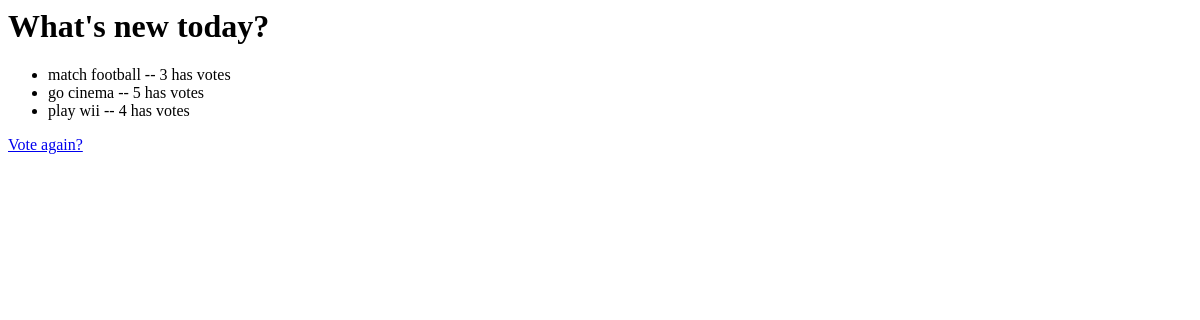
Before: /polls/5/results/ with the older database file.
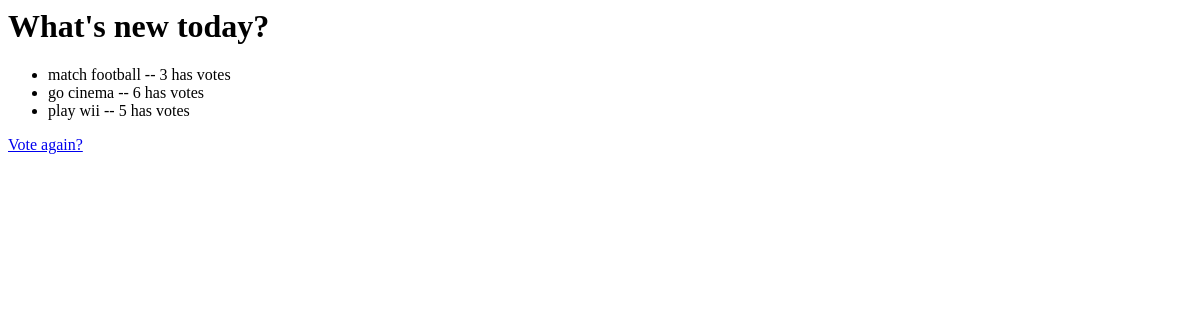
After: the same page with the newer database file.
### polls/models.py (models this page shows, shortened)
class Choice(models.Model):
	question = models.ForeignKey(Question)
	choice_text = models.CharField(max_length = 200)
	votes = models.IntegerField(default = 0)

### polls/views.py (the view)
# urls.py: url(r'^(?P<pk>[0-9]+)/results/$', views.ResultsView.as_view(), name='results'),
class ResultsView(generic.DetailView):
    model = Question
    template_name = 'polls/results.html'

### polls/templates/polls/results.html
<h1>{{ question.question_text }}</h1>
<ul>
{% for choice in question.choice_set.all %}
    <li>{{ choice.choice_text }} -- {{ choice.votes }} has vote{{ choice.votes|pluralize }}</li>
{% endfor %}
</ul>
<a href="{% url 'polls:detail' question.id %}">Vote again?</a>

Changed rows visible on the page:
changed Choice "go cinema": votes "5" → "6"
changed Choice "play wii": votes "4" → "5"
